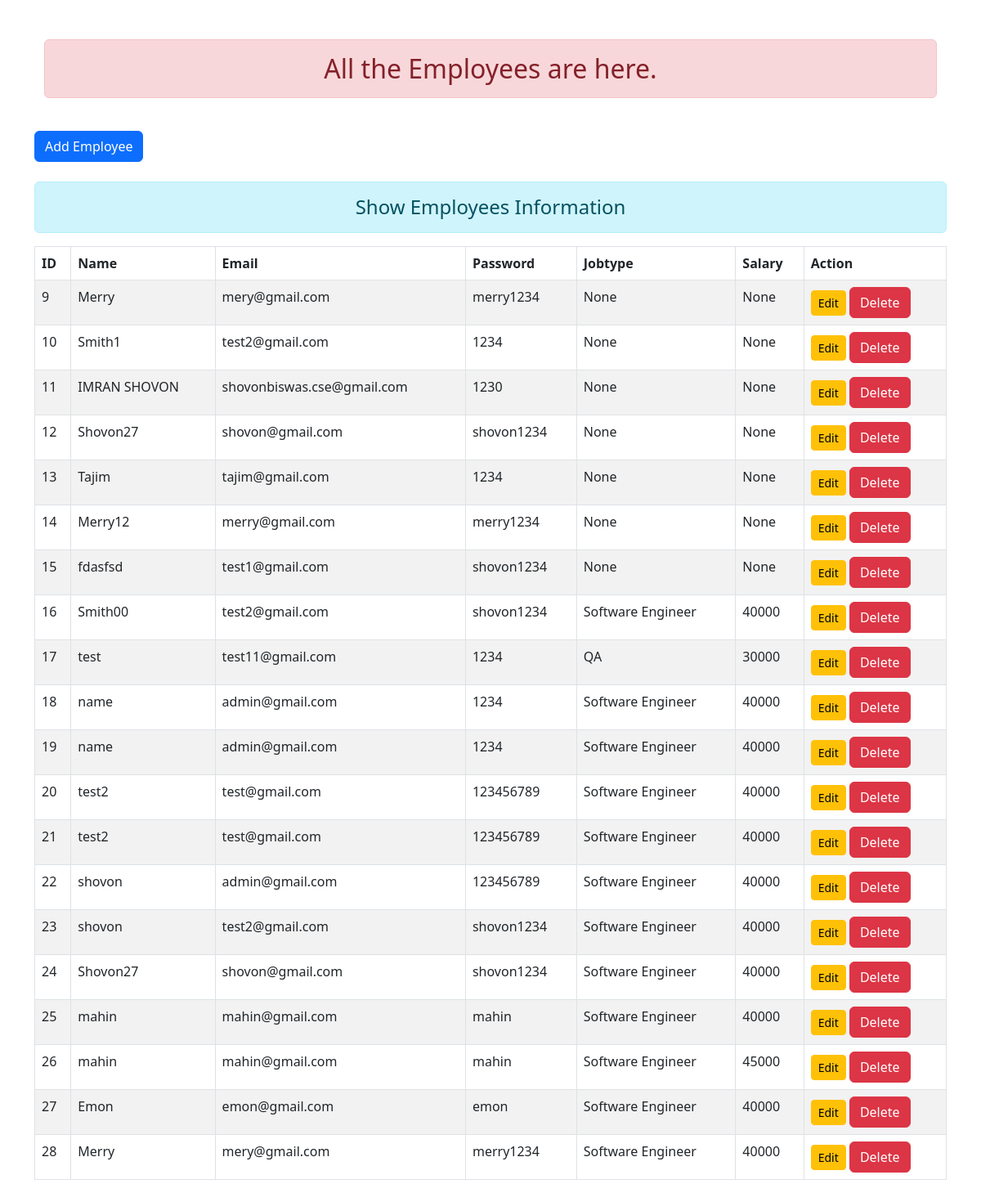
/add-show, run on the app's committed database.
### enroll/models.py (models this page shows)
class Employee(models.Model):
    username = models.CharField(max_length=100)
    email = models.EmailField(max_length=100)
    password = models.CharField(max_length=100)
    jobtype = models.CharField(max_length=200, null=True)
    salary = models.IntegerField(null=True)

### enroll/views.py (the view)
# urls.py: path('add-show', views.add_show, name="add-show"),
def add_show(request):
    if request.method == "POST":
        fm = EmployeeRegistration(request.POST)
        if fm.is_valid():
            nm = fm.cleaned_data['username']
            em = fm.cleaned_data['email']
            pw = fm.cleaned_data['password']
            jt = fm.cleaned_data['jobtype']
            sl = fm.cleaned_data['salary']
            reg = Employee(username=nm, email=em, password=pw, jobtype=jt, salary = sl)
            reg.save()
            fm = EmployeeRegistration()
    else:
        fm = EmployeeRegistration()
    emp = Employee.objects.all()
    return render(request, 'addandshow.html', {
        'form': fm,
        'emp': emp,
    })

### enroll/forms.py
class EmployeeRegistration(forms.ModelForm):
    class Meta:
        model = Employee
        fields = ['username', 'email', 'password', 'jobtype','salary']
        widgets = {
            'username': forms.TextInput(attrs={'class': 'form-control'}),
            'email': forms.EmailInput(attrs={'class': 'form-control'}),
            'password': forms.PasswordInput(render_value=True, attrs={'class': 'form-control'}),
            'jobtype': forms.TextInput(attrs={'class': 'form-control'}),
            'salary': forms.NumberInput(attrs={'class': 'form-control'})
        }

### enroll/templates/addandshow.html (shortened to what this page needs)
{% extends "base.html"%} {% block content%}
  <div class="container mt-5">
    <h2 class="text-center alert alert-danger">All the Employees are here.</h2>
  </div>
  <a class="btn btn-primary my-4" href="{% url 'add-employee'%}" role="button"
    >Add Employee</a
  >
  <div class="col-sm-18">
    <h4 class="text-center alert alert-info">Show Employees Information</h4>
    {% if emp %}
    <table class="table table-hover table-striped table-bordered">
      <thead>
        <tr>
          <th scope="col">ID</th>
          <th scope="col">Name</th>
          <th scope="col">Email</th>
          <th scope="col">Password</th>
          <th scope="col">Jobtype</th>
          <th scope="col">Salary</th>
          <th scope="col">Action</th>
        </tr>
      </thead>
      <tbody>
        {% for emp in emp%}
        <tr>
          <td scope="row">{{emp.id}}</td>
          <td>{{emp.username}}</td>
          <td>{{emp.email}}</td>
          <td>{{emp.password}}</td>
          <td>{{emp.jobtype}}</td>
          <td>{{emp.salary}}</td>
          <td>
            <a
              href="{% url 'update-data' emp.id %}"
              class="btn btn-warning btn-sm"
            >
              Edit</a
            >
            <form
              action="{% url 'delete-data' emp.id %}"
              method="post"
              class="d-inline"
            >
              <input type="submit" class="btn btn-danger" value="Delete" />
            </form>
          </td>
        </tr>
        {%endfor%} {%else %}
        <h4 class="text-center alert alert-warning">No Data Available</h4>
      </tbody>
    </table>
    {% endif%}
  </div>
</div>
{%endblock%}

### enroll/templates/base.html (shortened to what this page needs)
<!DOCTYPE html>
{% load static%}
<html lang="en">
  <head>
    <link rel="stylesheet" href="{% static 'enroll/css/bootstrap.css' %}" />
  </head>
  <body>
    <div class = "container mt-5">
    {%block content%} {% endblock%}

### data on the page
Employee: id "9", username "Merry", email "mery@gmail.com", password "merry1234", jobtype "None", salary "None"
Employee: id "10", username "Smith1", email "test2@gmail.com", password "1234", jobtype "None", salary "None"
Employee: id "11", username "IMRAN SHOVON", email "shovonbiswas.cse@gmail.com", password "1230", jobtype "None", salary "None"
Employee: id "12", username "Shovon27", email "shovon@gmail.com", password "shovon1234", jobtype "None", salary "None"
Employee: id "13", username "Tajim", email "tajim@gmail.com", password "1234", jobtype "None", salary "None"
Employee: id "14", username "Merry12", email "merry@gmail.com", password "merry1234", jobtype "None", salary "None"
Employee: id "15", username "fdasfsd", email "test1@gmail.com", password "shovon1234", jobtype "None", salary "None"
Employee: id "16", username "Smith00", email "test2@gmail.com", password "shovon1234", jobtype "Software Engineer", salary "40000"
Employee: id "17", username "test", email "test11@gmail.com", password "1234", jobtype "QA", salary "30000"
Employee: id "18", username "name", email "admin@gmail.com", password "1234", jobtype "Software Engineer", salary "40000"
Employee: id "19", username "name", email "admin@gmail.com", password "1234", jobtype "Software Engineer", salary "40000"
Employee: id "20", username "test2", email "test@gmail.com", password "123456789", jobtype "Software Engineer", salary "40000"
Employee: id "21", username "test2", email "test@gmail.com", password "123456789", jobtype "Software Engineer", salary "40000"
Employee: id "22", username "shovon", email "admin@gmail.com", password "123456789", jobtype "Software Engineer", salary "40000"
Employee: id "23", username "shovon", email "test2@gmail.com", password "shovon1234", jobtype "Software Engineer", salary "40000"
Employee: id "24", username "Shovon27", email "shovon@gmail.com", password "shovon1234", jobtype "Software Engineer", salary "40000"
Employee: id "25", username "mahin", email "mahin@gmail.com", password "mahin", jobtype "Software Engineer", salary "40000"
Employee: id "26", username "mahin", email "mahin@gmail.com", password "mahin", jobtype "Software Engineer", salary "45000"
Employee: id "27", username "Emon", email "emon@gmail.com", password "emon", jobtype "Software Engineer", salary "40000"
Employee: id "28", username "Merry", email "mery@gmail.com", password "merry1234", jobtype "Software Engineer", salary "40000"
